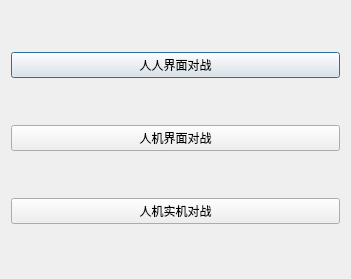
<?xml version="1.0" encoding="UTF-8"?>
<ui version="4.0">
 <class>front</class>
 <widget class="QDialog" name="front">
  <property name="geometry">
   <rect>
    <x>0</x>
    <y>0</y>
    <width>351</width>
    <height>279</height>
   </rect>
  </property>
  <property name="windowTitle">
   <string>Dialog</string>
  </property>
  <property name="styleSheet">
   <string notr="true">font: 75 9pt &quot;Berlin Sans FB Demi&quot;;
background-image: url(:/new/prefix1/tab_back.png);</string>
  </property>
  <layout class="QVBoxLayout" name="verticalLayout">
   <item>
    <widget class="QPushButton" name="ptn_pp">
     <property name="text">
      <string>人人界面对战</string>
     </property>
    </widget>
   </item>
   <item>
    <widget class="QPushButton" name="ptn_pc">
     <property name="text">
      <string>人机界面对战</string>
     </property>
    </widget>
   </item>
   <item>
    <widget class="QPushButton" name="ptn_pcac">
     <property name="text">
      <string>人机实机对战</string>
     </property>
    </widget>
   </item>
  </layout>
 </widget>
 <resources/>
 <connections/>
</ui>
